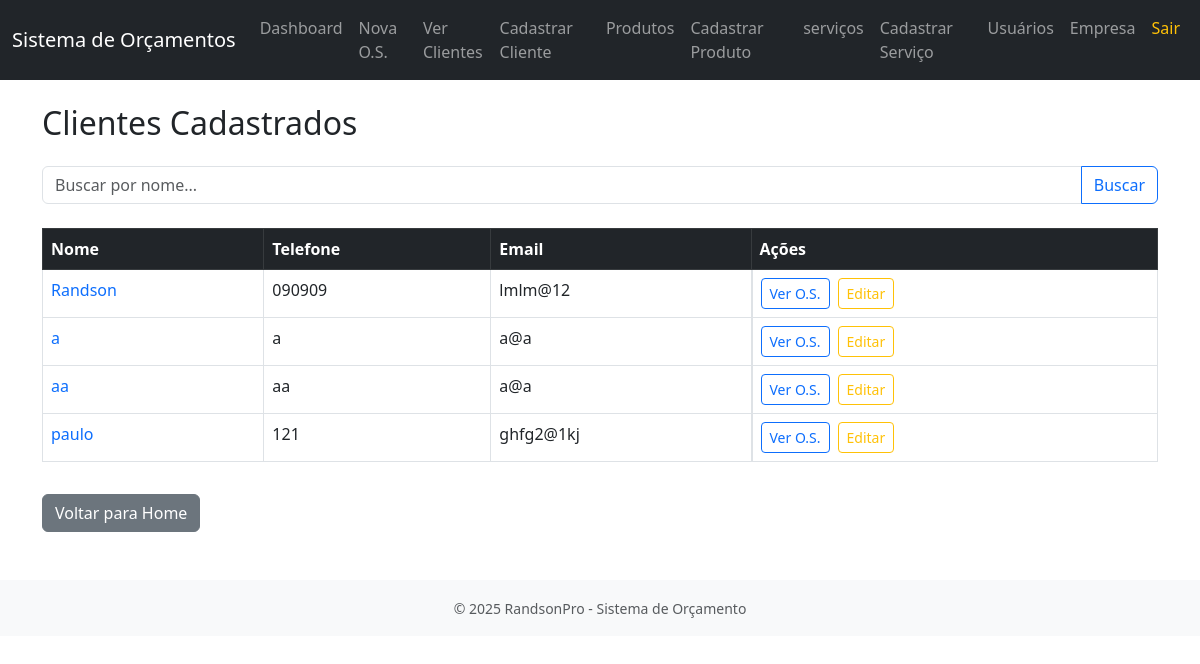
Screenshot of /clientes (signed in) with the database file from the repository.
### orcamento_sistema/models.py (models this page shows)
class Cliente(db.Model):
    __tablename__ = 'clientes'
    id = db.Column(db.Integer, primary_key=True)
    nome = db.Column(db.String(100), nullable=False)
    telefone = db.Column(db.String(20))
    email = db.Column(db.String(100))
    cpf_cnpj = db.Column(db.String(20))
    ordens = db.relationship('OrdemServico', backref='cliente', cascade='all, delete-orphan')

### orcamento_sistema/app.py (the view)
@app.route('/clientes')
@login_required
def listar_clientes():
    termo = request.args.get('busca', '').strip()
    if termo:
        clientes = Cliente.query.filter(Cliente.nome.ilike(f'%{termo}%')).order_by(Cliente.nome).all()
    else:
        clientes = Cliente.query.order_by(Cliente.nome).all()
    return render_template('clientes.html', clientes=clientes)

### orcamento_sistema/app.py (called while the page is built)
def login_required(f):
    @wraps(f)
    def decorated_function(*args, **kwargs):
        if 'usuario_id' not in session:
            return redirect(url_for('login'))
        return f(*args, **kwargs)
    return decorated_function

@app.context_processor
def inject_datetime():
    return {'datetime': datetime}

### orcamento_sistema/templates/clientes.html (shortened to what this page needs)
{% extends 'base.html' %}
{% block content %}
<h2 class="mb-4">Clientes Cadastrados</h2>
<form method="GET" action="{{ url_for('listar_clientes') }}" class="mb-4">
  <div class="input-group">
    <input type="text" name="busca" class="form-control" placeholder="Buscar por nome..." value="{{ request.args.get('busca', '') }}">
    <button type="submit" class="btn btn-outline-primary">Buscar</button>
  </div>
</form>
{% if clientes %}
  <table class="table table-hover table-bordered">
    <thead class="table-dark">
      <tr>
        <th>Nome</th>
        <th>Telefone</th>
        <th>Email</th>
        <th>Ações</th>
      </tr>
    </thead>
    <tbody>
      {% for cliente in clientes %}
      <tr>
        <td>
          <a href="{{ url_for('ordens_por_cliente', cliente_id=cliente.id) }}" class="text-decoration-none">
            {{ cliente.nome }}
          </a>
        </td>
        <td>{{ cliente.telefone }}</td>
        <td>{{ cliente.email }}</td>
        <td class="d-flex gap-2">
          <a href="{{ url_for('ordens_por_cliente', cliente_id=cliente.id) }}" class="btn btn-sm btn-outline-primary">Ver O.S.</a>
          <a href="{{ url_for('editar_cliente', cliente_id=cliente.id) }}" class="btn btn-sm btn-outline-warning">Editar</a>
        </td>
      </tr>
      {% endfor %}
    </tbody>
  </table>
{% else %}
  <div class="alert alert-warning">Nenhum cliente encontrado.</div>
{% endif %}
<a href="{{ url_for('home') }}" class="btn btn-secondary mt-3">Voltar para Home</a>
{% endblock %}

### rows the page displays
Cliente: nome "Randson", telefone "090909", email "lmlm@12"
Cliente: nome "a", telefone "a", email "a@a"
Cliente: nome "aa", telefone "aa", email "a@a"
Cliente: nome "paulo", telefone "121", email "ghfg2@1kj"
